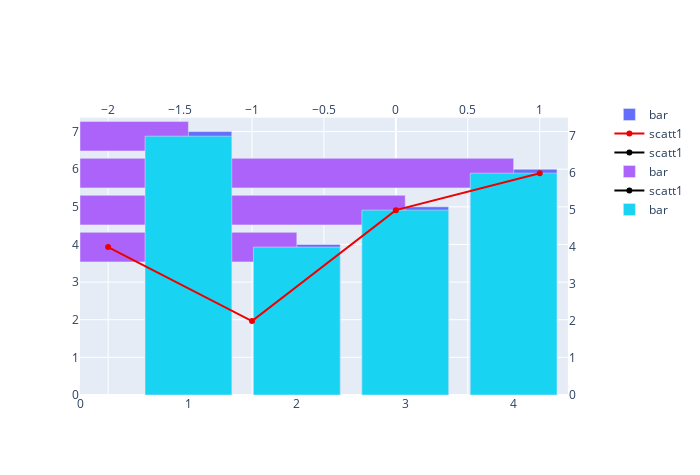

Source (notebook cell):
### Code cell
fig.add_trace(
        go.Scatter(x=['A', 'B', 'C', 'D'],
                    y=[4, 2, 5, 6],
                    name="scatt1",
                    line_color="black"),
                   secondary_y=True)
fig.add_trace(go.Bar(x=[1, 2, 3, 4],
                     y=[7, 4, 5, 6],
                     name="bar" 
                     ), secondary_y=True)

### Figure 1 — Plotly figure (JSON) as saved in the notebook; plotly's stock layout.template omitted (floating-point values rounded to 4 significant figures)
{"data": [{"name": "bar", "type": "bar", "x": [1, 2, 3, 4], "xaxis": "x", "y": [7, 4, 5, 6], "yaxis": "y"}, {"line": {"color": "#ee0000"}, "name": "scatt1", "type": "scatter", "x": [-2, -1, 0, 1], "xaxis": "x2", "y": [4, 2, 5, 6], "yaxis": "y2"}, {"line": {"color": "black"}, "name": "scatt1", "type": "scatter", "x": ["A", "B", "C", "D"], "xaxis": "x", "y": [4, 2, 5, 6], "yaxis": "y2"}, {"name": "bar", "orientation": "h", "type": "bar", "x": [1, 2, 3, 4], "xaxis": "x", "y": [7, 4, 5, 6], "yaxis": "y2"}, {"line": {"color": "black"}, "name": "scatt1", "type": "scatter", "x": ["A", "B", "C", "D"], "xaxis": "x", "y": [4, 2, 5, 6], "yaxis": "y2"}, {"name": "bar", "type": "bar", "x": [1, 2, 3, 4], "xaxis": "x", "y": [7, 4, 5, 6], "yaxis": "y2"}], "layout": {"height": 475, "width": 700, "xaxis": {"anchor": "y", "domain": [0, 0.94]}, "xaxis2": {"anchor": "y", "overlaying": "x", "side": "top"}, "yaxis": {"anchor": "x", "domain": [0, 0.94]}, "yaxis2": {"anchor": "x", "overlaying": "y", "side": "right"}}}
